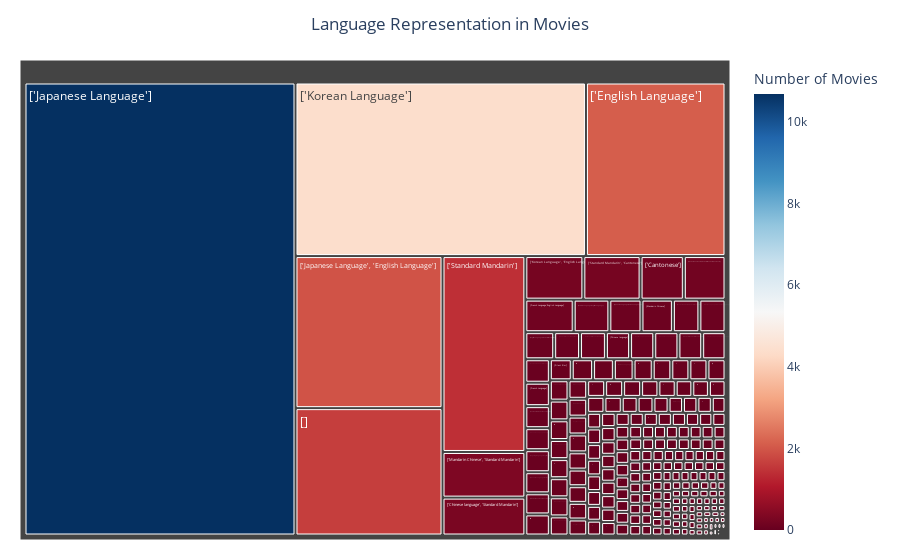

Write notebook code for a chart like this one.
### Code cell
plot_interactive_language_treemap(eastasia_data, 'languages')

### Figure 1 — Plotly figure (JSON) as saved in the notebook; plotly's stock layout.template omitted (floating-point values rounded to 4 significant figures; data arrays with more than 128 entries replaced by an {"elided": "..."} marker saying what was removed)
{"data": [{"branchvalues": "total", "customdata": {"elided": "236x1 int values"}, "domain": {"x": [0, 1], "y": [0, 1]}, "hovertemplate": "labels=%{label}<br>Count_sum=%{value}<br>parent=%{parent}<br>id=%{id}<br>Count=%{color}<extra></extra>", "ids": {"elided": "236 str values"}, "labels": {"elided": "236 str values"}, "marker": {"coloraxis": "coloraxis", "colors": {"elided": "236 int values"}}, "name": "", "parents": {"elided": "236 str values"}, "type": "treemap", "values": {"elided": "236 int values"}}], "layout": {"coloraxis": {"colorbar": {"title": {"text": "Number of Movies"}}, "colorscale": [[0, "rgb(103,0,31)"], [0.1, "rgb(178,24,43)"], [0.2, "rgb(214,96,77)"], [0.3, "rgb(244,165,130)"], [0.4, "rgb(253,219,199)"], [0.5, "rgb(247,247,247)"], [0.6, "rgb(209,229,240)"], [0.7, "rgb(146,197,222)"], [0.8, "rgb(67,147,195)"], [0.9, "rgb(33,102,172)"], [1, "rgb(5,48,97)"]]}, "legend": {"tracegroupgap": 0}, "margin": {"b": 20, "l": 20, "r": 20, "t": 60}, "title": {"text": "Language Representation in Movies", "x": 0.5}}}
